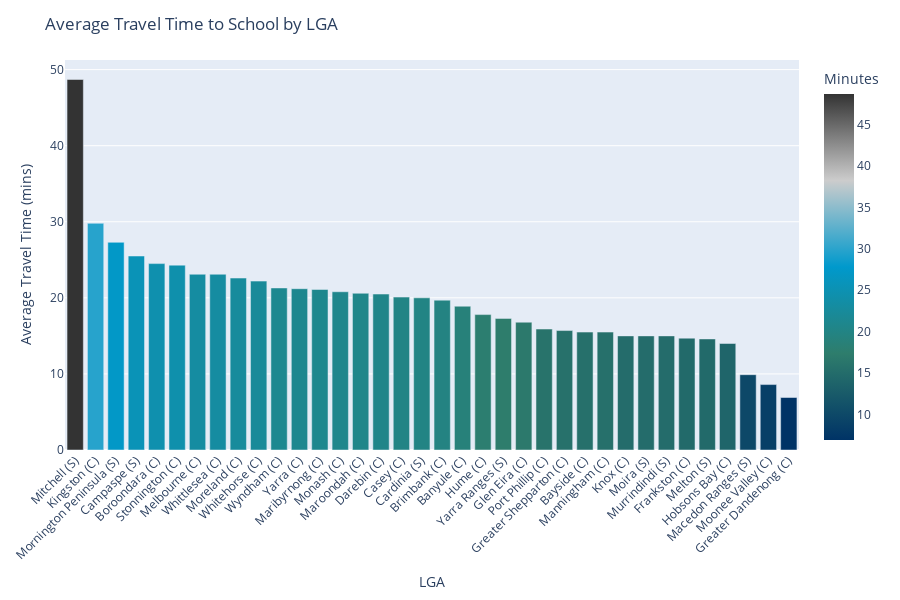

Write notebook code for a chart like this one.
### Code cell
import plotly.express as px

# Bar chart (all LGAs)
fig = px.bar(
    agg,
    x=lga_col,
    y='avg_time',
    title='Average Travel Time to School by LGA',
    labels={lga_col: 'LGA', 'avg_time': 'Average Travel Time (mins)'},
    color='avg_time',  # color by the value for a gradient effect
    color_continuous_scale=colors
)

# Make it readable
fig.update_layout(
    xaxis_tickangle=-45,
    margin=dict(l=40, r=20, t=60, b=120),
    coloraxis_colorbar=dict(title='Minutes'),
    height=600
)

# Add counts in hover
fig.update_traces(
    hovertemplate="<b>%{x}</b><br>Avg time: %{y} mins<br>Trips: %{customdata[0]}<extra></extra>",
    customdata=agg[['n_trips']].values
)

fig.show()

### Figure 1 — Plotly figure (JSON) as saved in the notebook; plotly's stock layout.template omitted (floating-point values rounded to 4 significant figures)
{"data": [{"customdata": [[3], [9], [23], [11], [28], [12], [8], [36], [18], [29], [52], [4], [11], [42], [10], [31], [49], [6], [11], [22], [17], [15], [39], [16], [49], [20], [4], [25], [2], [1], [16], [24], [13], [9], [10], [9]], "hovertemplate": "<b>%{x}</b><br>Avg time: %{y} mins<br>Trips: %{customdata[0]}<extra></extra>", "legendgroup": "", "marker": {"color": [48.7, 29.8, 27.3, 25.5, 24.5, 24.3, 23.1, 23.1, 22.6, 22.2, 21.3, 21.2, 21.1, 20.8, 20.6, 20.5, 20.1, 20.0, 19.7, 18.9, 17.8, 17.3, 16.8, 15.9, 15.7, 15.5, 15.5, 15.0, 15.0, 15.0, 14.7, 14.6, 14.0, 9.9, 8.6, 6.9], "coloraxis": "coloraxis", "pattern": {"shape": ""}}, "name": "", "orientation": "v", "showlegend": false, "textposition": "auto", "type": "bar", "x": ["Mitchell (S)", "Kingston (C)", "Mornington Peninsula (S)", "Campaspe (S)", "Boroondara (C)", "Stonnington (C)", "Melbourne (C)", "Whittlesea (C)", "Moreland (C)", "Whitehorse (C)", "Wyndham (C)", "Yarra (C)", "Maribyrnong (C)", "Monash (C)", "Maroondah (C)", "Darebin (C)", "Casey (C)", "Cardinia (S)", "Brimbank (C)", "Banyule (C)", "Hume (C)", "Yarra Ranges (S)", "Glen Eira (C)", "Port Phillip (C)", "Greater Shepparton (C)", "Bayside (C)", "Manningham (C)", "Knox (C)", "Moira (S)", "Murrindindi (S)", "Frankston (C)", "Melton (S)", "Hobsons Bay (C)", "Macedon Ranges (S)", "Moonee Valley (C)", "Greater Dandenong (C)"], "xaxis": "x", "y": [48.7, 29.8, 27.3, 25.5, 24.5, 24.3, 23.1, 23.1, 22.6, 22.2, 21.3, 21.2, 21.1, 20.8, 20.6, 20.5, 20.1, 20.0, 19.7, 18.9, 17.8, 17.3, 16.8, 15.9, 15.7, 15.5, 15.5, 15.0, 15.0, 15.0, 14.7, 14.6, 14.0, 9.9, 8.6, 6.9], "yaxis": "y"}], "layout": {"barmode": "relative", "coloraxis": {"colorbar": {"title": {"text": "Minutes"}}, "colorscale": [[0, "#003366"], [0.25, "#2E7D6C"], [0.5, "#0099CC"], [0.75, "#CCCCCC"], [1, "#333333"]]}, "height": 600, "legend": {"tracegroupgap": 0}, "margin": {"b": 120, "l": 40, "r": 20, "t": 60}, "title": {"text": "Average Travel Time to School by LGA"}, "xaxis": {"anchor": "y", "domain": [0, 1], "tickangle": -45, "title": {"text": "LGA"}}, "yaxis": {"anchor": "x", "domain": [0, 1], "title": {"text": "Average Travel Time (mins)"}}}}
